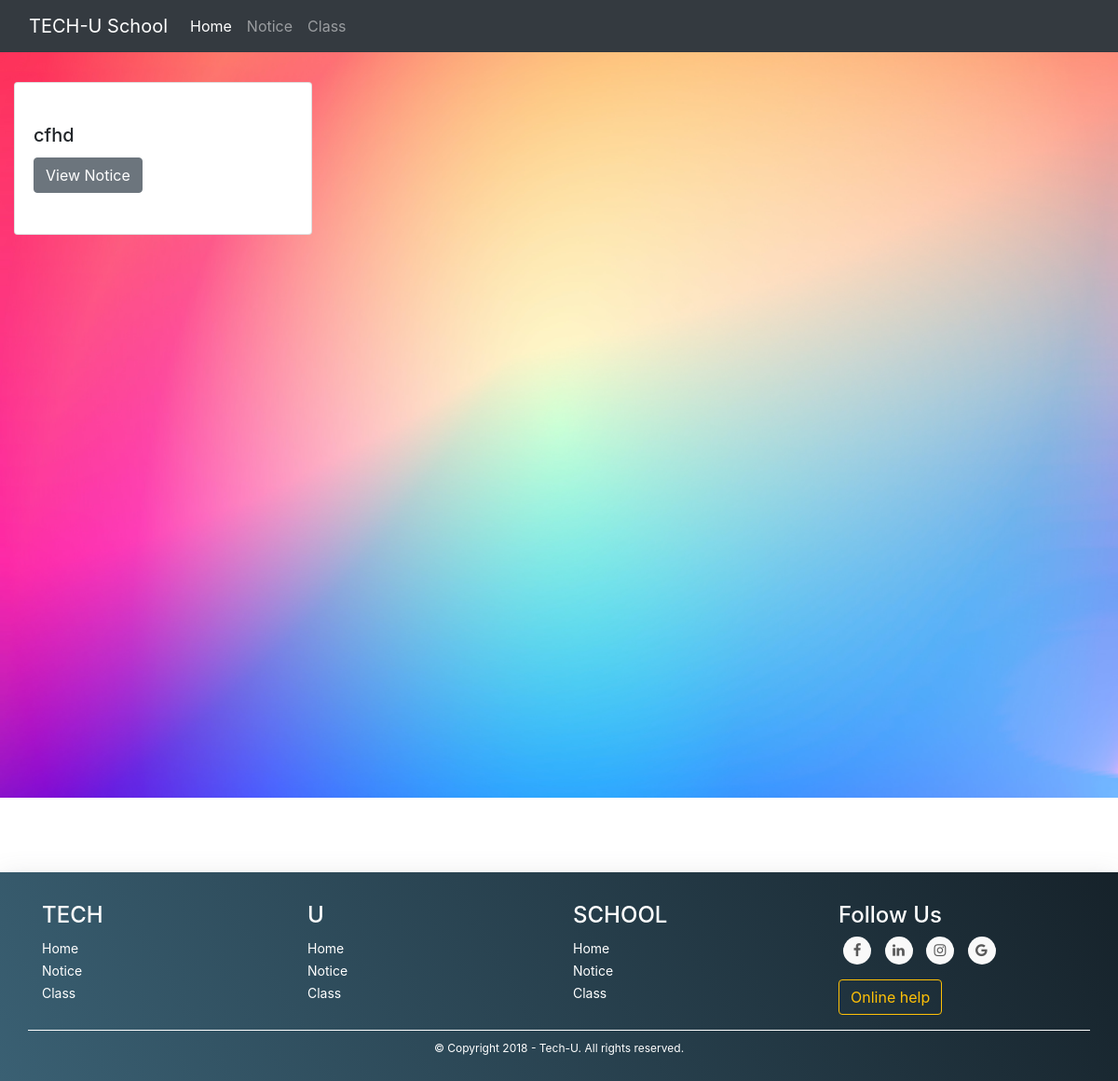
/notice, run on an earlier commit of the app's database.
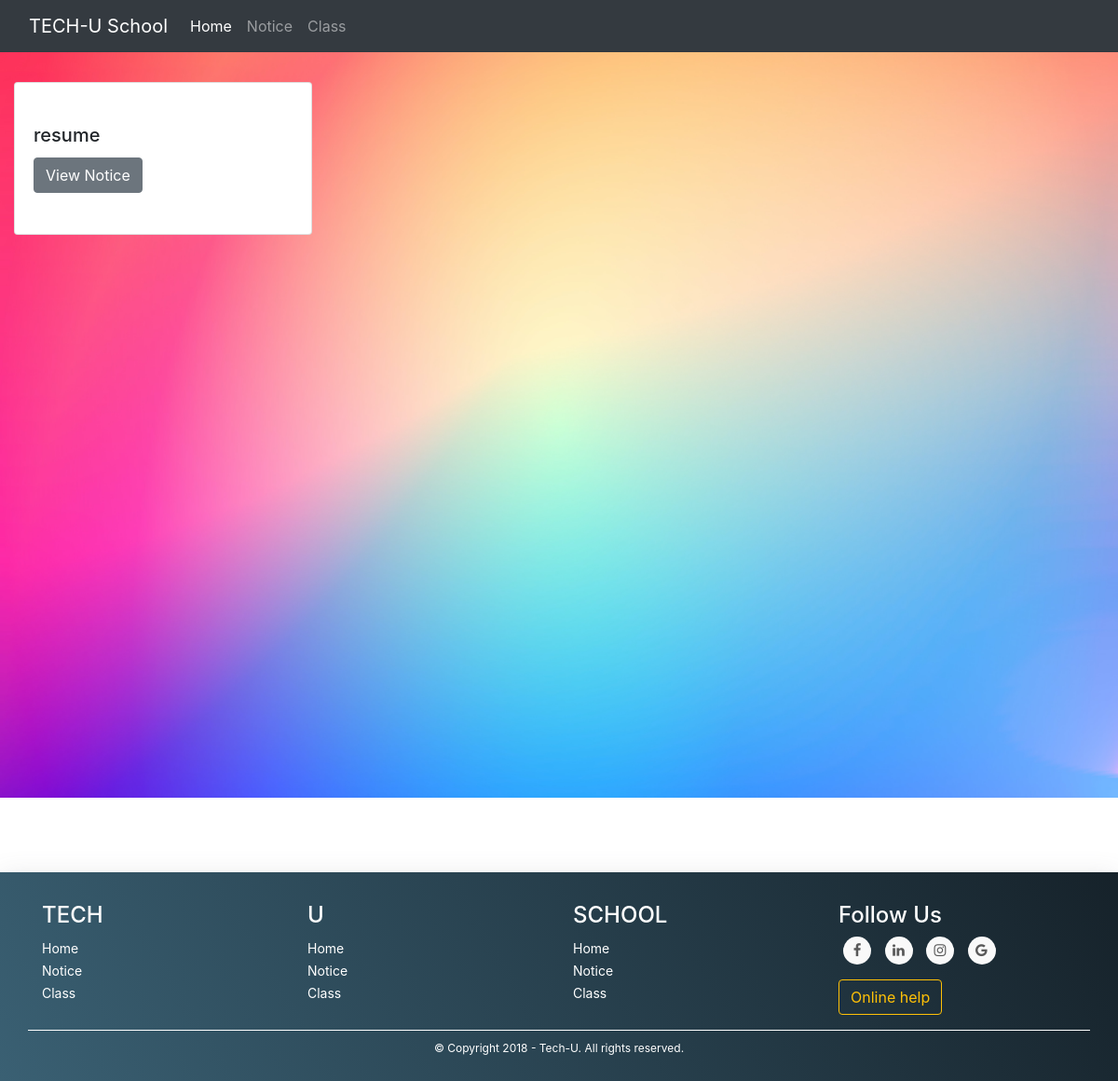
And on a later commit of the database.
### sc/models.py (models this page shows)
class notic(models.Model):
    title=models.CharField(max_length=100)
    pdf=models.FileField()

### sc/views.py (the view)
# urls.py: path("notice",views.notice,name="notice"),
def notice(request):
    noti=notic.objects.all()
    return render(request,'notice.html',{'noti': noti})

### templates/notice.html
{% extends 'base.html' %} {% block title %} Notice {% endblock title %} {% block body %}
<div class="container-fluid py-4 notice">
    {% for n in noti %}
    <div class="card py-4 my-2" style="width: 20rem;">
        <div class="card-body ca">
            <h5 class="card-title">{{ n.title }}</h5>
            <a href="media/{{ n.pdf }}"> <button type="button" class="btn btn-secondary">View Notice</button></a>
        </div>
    </div>
    {% endfor %}
</div> {% endblock body %}

What changed in the data, as far as the page shows it:
removed notic: title "cfhd"
added notic: title "resume"
